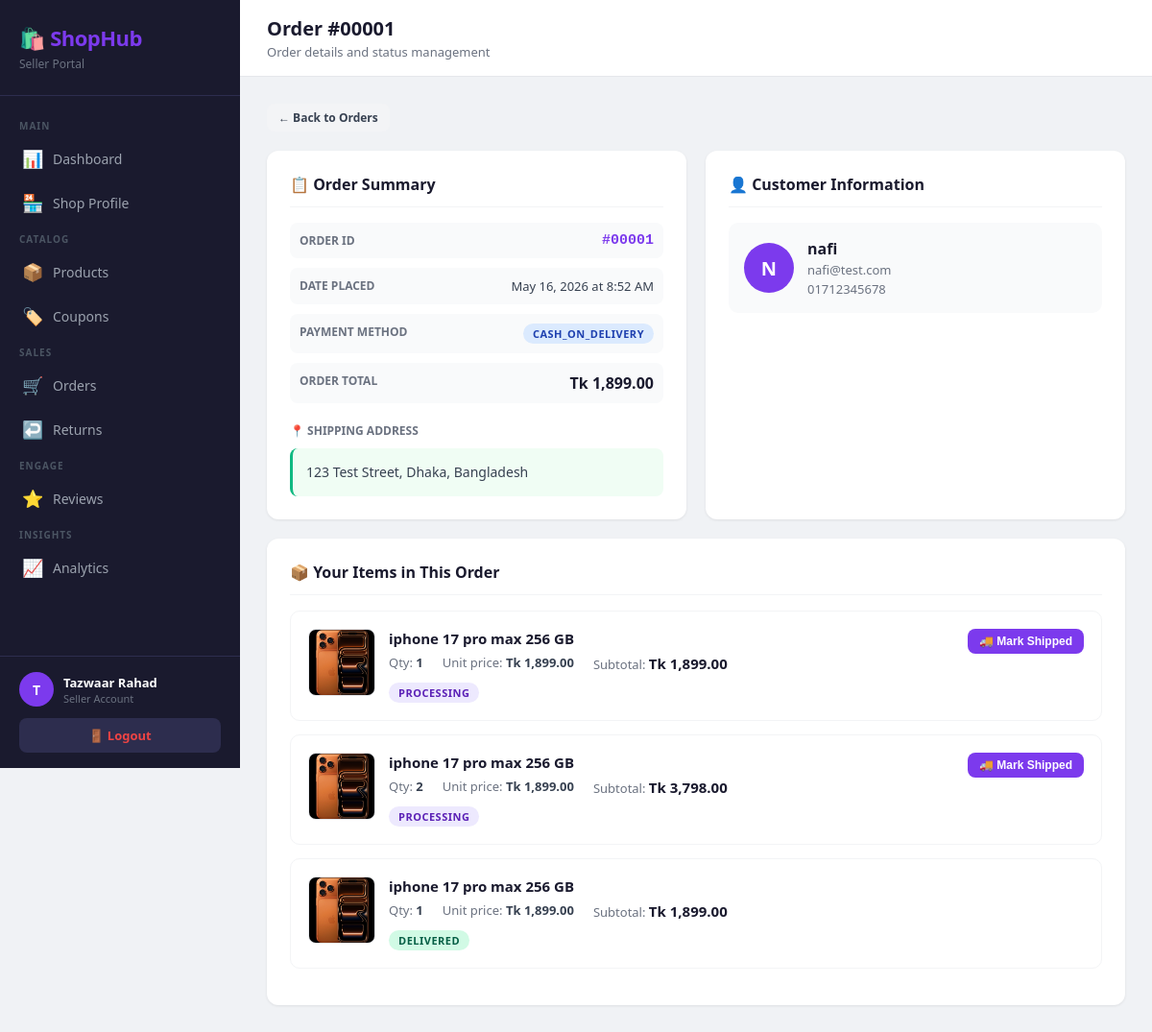
Page /seller/index.php?page=orders-detail&id=1 (signed in) on the committed database.
### tables this page shows
CREATE TABLE `orders` (
  `id` int(11) NOT NULL,
  `user_id` int(11) NOT NULL,
  `shipping_address` text NOT NULL,
  `payment_method` varchar(50) DEFAULT NULL,
  `subtotal` decimal(10,2) NOT NULL,
  `discount_amount` decimal(10,2) DEFAULT 0.00,
  `total_amount` decimal(10,2) NOT NULL,
  `coupon_id` int(11) DEFAULT NULL,
  `created_at` timestamp NOT NULL DEFAULT current_timestamp()
);

CREATE TABLE `users` (
  `id` int(11) NOT NULL,
  `name` varchar(100) NOT NULL,
  `email` varchar(150) NOT NULL,
  `password` varchar(255) NOT NULL,
  `phone` varchar(20) DEFAULT NULL,
  `role` enum('customer','seller','delivery_manager','admin') NOT NULL,
  `profile_pic` varchar(255) DEFAULT NULL,
  `is_active` tinyint(1) DEFAULT 1,
  `created_at` timestamp NOT NULL DEFAULT current_timestamp()
);

CREATE TABLE `order_items` (
  `id` int(11) NOT NULL,
  `order_id` int(11) NOT NULL,
  `product_id` int(11) NOT NULL,
  `seller_id` int(11) NOT NULL,
  `quantity` int(11) NOT NULL,
  `price` decimal(10,2) NOT NULL,
  `status` enum('pending','confirmed','processing','shipped','delivered','cancelled') DEFAULT 'pending',
  `tracking_note` varchar(255) DEFAULT NULL,
  `updated_at` timestamp NULL DEFAULT NULL
);

CREATE TABLE `products` (
  `id` int(11) NOT NULL,
  `seller_id` int(11) NOT NULL,
  `category_id` int(11) NOT NULL,
  `name` varchar(200) NOT NULL,
  `description` text DEFAULT NULL,
  `price` decimal(10,2) NOT NULL,
  `stock_quantity` int(11) DEFAULT 0,
  `primary_image` varchar(255) DEFAULT NULL,
  `is_available` tinyint(1) DEFAULT 1,
  `created_at` timestamp NOT NULL DEFAULT current_timestamp(),
  `updated_at` timestamp NULL DEFAULT NULL
);

### seller/controllers/OrderController.php (called while the page is built, shortened)
<?php
require_once __DIR__ . '/../models/Order.php';
class OrderController {
    private Order $orderModel;
    public function __construct() {
        $this->orderModel = new Order();
    }
    public function detail(): void {
        $sellerId = $_SESSION['seller_id'];
        $orderId  = (int)($_GET['id'] ?? 0);
        $order = $this->orderModel->getOrderDetail($orderId, $sellerId);
        require_once __DIR__ . '/../views/orders/detail.php';
    }
}

### seller/config/database.php (called while the page is built, shortened)
<?php
function getDB() {
    $conn = new mysqli(DB_HOST, DB_USER, DB_PASS, DB_NAME);
    $conn->set_charset('utf8mb4');
    return $conn;
}

### seller/models/Order.php (called while the page is built, shortened)
<?php
class Order {
    private $db;
    public function __construct() {
        $this->db = getDB();
    }
    public function getOrderDetail(int $orderId, int $sellerId): ?array {
        $stmt = $this->db->prepare(
            "SELECT o.id, o.created_at, o.payment_method,
                    o.shipping_address, o.total_amount,
                    u.name AS customer_name, u.email AS customer_email,
                    u.phone AS customer_phone
             FROM orders o
             JOIN users u ON u.id = o.user_id
             WHERE o.id = ? LIMIT 1"
        );
        $stmt->bind_param("i", $orderId);
        $stmt->execute();
        $order = $stmt->get_result()->fetch_assoc();
        $stmt = $this->db->prepare(
            "SELECT oi.id AS item_id, oi.status, oi.quantity, oi.price,
                    oi.tracking_note,
                    p.name AS product_name, p.primary_image
             FROM order_items oi
             JOIN products p ON p.id = oi.product_id
             WHERE oi.order_id = ? AND oi.seller_id = ?"
        );
        $stmt->bind_param("ii", $orderId, $sellerId);
        $stmt->execute();
        $order['items'] = $stmt->get_result()->fetch_all(MYSQLI_ASSOC);
        return $order;
    }
}

### seller/views/orders/detail.php (the view, shortened to what this page needs)
<?php require_once __DIR__ . '/../layout/header.php'; requireSeller(); ?>
<div style="margin-bottom:20px;">
    <a href="index.php?page=orders" class="btn btn-secondary btn-sm">← Back to Orders</a>
</div>
<div class="grid-2">
    <div class="card">
        <div class="card-title">📋 Order Summary</div>
        <div style="display:flex;flex-direction:column;gap:10px;">
            <div style="display:flex;justify-content:space-between;padding:10px;
                        background:#f9fafb;border-radius:8px;">
                <span style="font-size:12px;font-weight:700;color:#6b7280;text-transform:uppercase;">
                    Order ID
                </span>
                <span style="font-family:monospace;font-weight:800;color:#7c3aed;font-size:15px;">
                    #<?= str_pad($order['id'], 5, '0', STR_PAD_LEFT) ?>
                </span>
            </div>
            <div style="display:flex;justify-content:space-between;padding:10px;
                        background:#f9fafb;border-radius:8px;">
                <span style="font-size:12px;font-weight:700;color:#6b7280;text-transform:uppercase;">
                    Date Placed
                </span>
                <span style="font-size:13px;color:#374151;">
                    <?= date('F j, Y \a\t g:i A', strtotime($order['created_at'])) ?>
                </span>
            </div>
            <div style="display:flex;justify-content:space-between;padding:10px;
                        background:#f9fafb;border-radius:8px;">
                <span style="font-size:12px;font-weight:700;color:#6b7280;text-transform:uppercase;">
                    Payment Method
                </span>
                <span class="badge badge-info">
                    <?= htmlspecialchars(ucfirst($order['payment_method'])) ?>
                </span>
            </div>
            <div style="display:flex;justify-content:space-between;padding:10px;
                        background:#f9fafb;border-radius:8px;">
                <span style="font-size:12px;font-weight:700;color:#6b7280;text-transform:uppercase;">
                    Order Total
                </span>
                <span style="font-size:16px;font-weight:800;color:#1a1a2e;">
                    Tk <?= number_format($order['total_amount'], 2) ?>
                </span>
            </div>
        </div>
        <div style="margin-top:20px;">
            <div style="font-size:12px;font-weight:700;color:#6b7280;text-transform:uppercase;
                        margin-bottom:10px;">
                📍 Shipping Address
            </div>
            <div style="background:#f0fdf4;border-radius:8px;padding:14px;
                        font-size:14px;color:#374151;line-height:1.6;
                        border-left:3px solid #10b981;">
                <?= nl2br(htmlspecialchars($order['shipping_address'])) ?>
            </div>
        </div>
    </div>
    <div class="card">
        <div class="card-title">👤 Customer Information</div>
        <div style="display:flex;align-items:center;gap:14px;margin-bottom:20px;
                    padding:16px;background:#f9fafb;border-radius:10px;">
            <div style="width:52px;height:52px;border-radius:50%;background:#7c3aed;
                        display:flex;align-items:center;justify-content:center;
                        color:#fff;font-size:20px;font-weight:800;flex-shrink:0;">
                <?= strtoupper(substr($order['customer_name'], 0, 1)) ?>
            </div>
            <div>
                <div style="font-size:16px;font-weight:700;color:#1a1a2e;">
                    <?= htmlspecialchars($order['customer_name']) ?>
                </div>
                <div style="font-size:13px;color:#6b7280;margin-top:2px;">
                    <?= htmlspecialchars($order['customer_email']) ?>
                </div>
                <?php if (!empty($order['customer_phone'])): ?>
                <div style="font-size:13px;color:#6b7280;margin-top:2px;">
                    <?= htmlspecialchars($order['customer_phone']) ?>
                </div>
                <?php endif; ?>
            </div>
        </div>
    </div>
</div>
<div class="card">
    <div class="card-title">📦 Your Items in This Order</div>
    <?php if (empty($order['items'])): ?>
        <div class="empty-state">
            <div class="icon">📭</div>
            <p>No items from your store in this order.</p>
        </div>
    <?php else: ?>
        <?php foreach ($order['items'] as $item): ?>
        <?php
        $badgeMap = [
            'pending'    => 'badge-warning',
            'processing' => 'badge-purple',
            'shipped'    => 'badge-info',
            'delivered'  => 'badge-success',
            'cancelled'  => 'badge-danger',
        ];
        $badge = $badgeMap[$item['status']] ?? 'badge-gray';
        ?>
        <div style="border:1.5px solid #f3f4f6;border-radius:10px;padding:18px;
                    margin-bottom:14px;">
            <div style="display:flex;gap:14px;align-items:flex-start;">
                <?php if (!empty($item['primary_image'])): ?>
                    <img src="<?= htmlspecialchars($item['primary_image']) ?>"
                         alt=""
                         style="width:70px;height:70px;border-radius:8px;
                                object-fit:cover;border:1px solid #e5e7eb;flex-shrink:0;">
                <?php else: ?>
                    <div style="width:70px;height:70px;border-radius:8px;
                                background:#f3f4f6;display:flex;align-items:center;
                                justify-content:center;font-size:28px;flex-shrink:0;">📦</div>
                <?php endif; ?>
                <div style="flex:1;">
                    <div style="font-size:15px;font-weight:700;color:#1a1a2e;">
                        <?= htmlspecialchars($item['product_name']) ?>
                    </div>
                    <div style="display:flex;gap:20px;margin-top:6px;flex-wrap:wrap;">
                        <div style="font-size:13px;color:#6b7280;">
                            Qty: <strong style="color:#374151;"><?= $item['quantity'] ?></strong>
                        </div>
                        <div style="font-size:13px;color:#6b7280;">
                            Unit price: <strong style="color:#374151;">Tk <?= number_format($item['price'], 2) ?></strong>
                        </div>
                        <div style="font-size:13px;color:#6b7280;">
                            Subtotal: <strong style="color:#1a1a2e;font-size:15px;">
                                Tk <?= number_format($item['price'] * $item['quantity'], 2) ?>
                            </strong>
                        </div>
                    </div>
                    <div style="display:flex;align-items:center;gap:10px;margin-top:10px;flex-wrap:wrap;">
                        <span class="badge <?= $badge ?>"><?= ucfirst($item['status']) ?></span>
                    </div>
                </div>
                <div style="display:flex;flex-direction:column;gap:8px;flex-shrink:0;">
                    <?php if ($item['status'] === 'pending'): ?>
                        <a href="index.php?page=orders-update&item_id=<?= $item['item_id'] ?>&status=processing"
                           class="btn btn-success btn-sm"
                           onclick="return confirm('Confirm this order item?')">
                            ⚙️ Confirm
                        </a>
                    <?php elseif ($item['status'] === 'processing'): ?>
                        <button class="btn btn-primary btn-sm"
                                onclick="showShipForm(<?= $item['item_id'] ?>)">
                            🚚 Mark Shipped
                        </button>
                    <?php endif; ?>
                </div>
            </div>
        </div>
        <?php endforeach; ?>
    <?php endif; ?>
</div>
<?php require_once __DIR__ . '/../layout/footer.php'; ?>

### rows in the picture
orders: id "00001", created_at "May 16, 2026 at 8:52 AM", payment_method "CASH_ON_DELIVERY", total_amount "1,899.00", shipping_address "123 Test Street, Dhaka, Bangladesh", user.name "N", user.name "nafi", user.email "nafi@test.com", user.phone "01712345678"
order_items: product.primary_image (picture), product.name "iphone 17 pro max 256 GB", quantity "1", price "1,899.00", $item['price'] * $item['quantity'] "1,899.00", status "PROCESSING"
order_items: product.primary_image (picture), product.name "iphone 17 pro max 256 GB", quantity "2", price "1,899.00", $item['price'] * $item['quantity'] "3,798.00", status "PROCESSING"
order_items: product.primary_image (picture), product.name "iphone 17 pro max 256 GB", quantity "1", price "1,899.00", $item['price'] * $item['quantity'] "1,899.00", status "DELIVERED"

### other values in the picture
substr($_SESSION['name'], 0, 1) "T"
$_SESSION['name'] "Tazwaar Rahad"
$pageTitle "Order #00001"
$pageSubtitle "Order details and status management"
